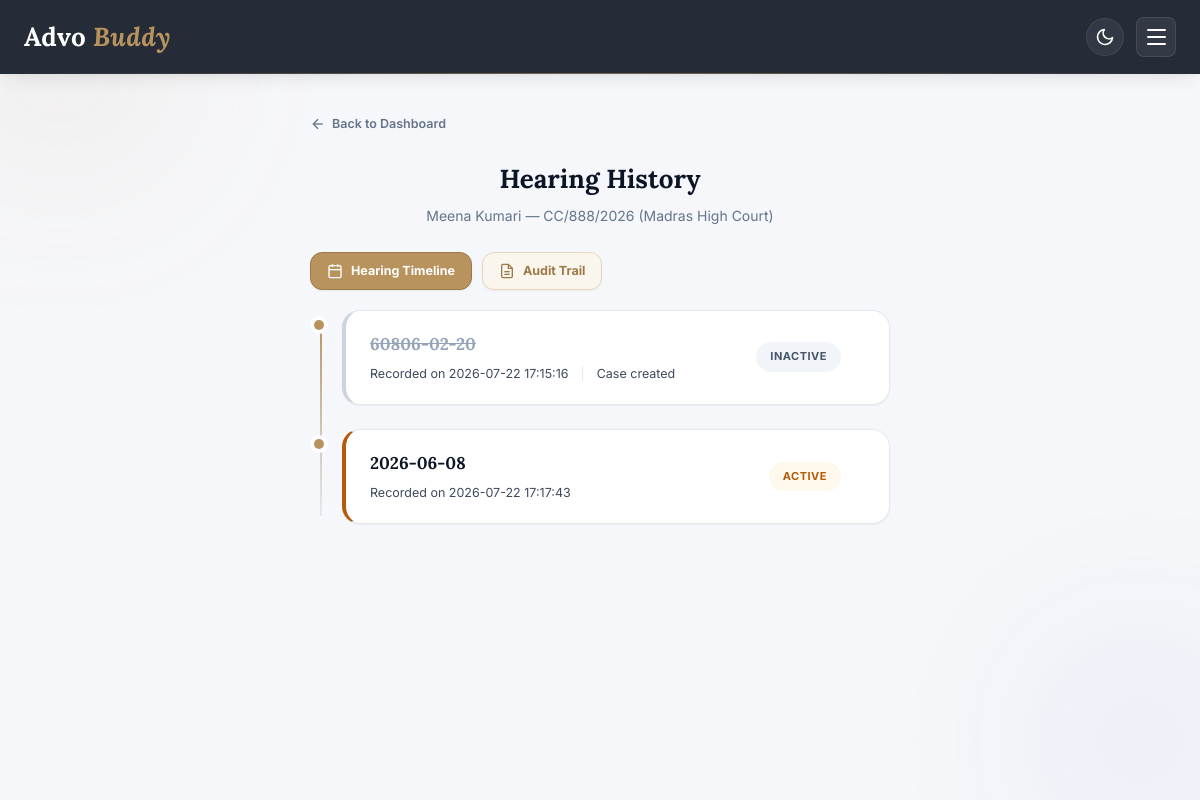
Screenshot of /history/15 (signed in) with the database file from the repository.
### tables this page shows
CREATE TABLE cases (
            id INTEGER PRIMARY KEY AUTOINCREMENT,
            advocate_id INTEGER NOT NULL,
            client_name TEXT NOT NULL,
            client_phone TEXT,
            case_number TEXT NOT NULL,
            court_name TEXT NOT NULL,
            case_type TEXT,
            next_hearing_date TEXT NOT NULL,
            notes TEXT,
            status TEXT DEFAULT 'Active',
            notify_client INTEGER DEFAULT 0,
            created_at TEXT DEFAULT CURRENT_TIMESTAMP, opposing_counsel TEXT, opposing_counsel_phone TEXT, judge_name TEXT, court_hall TEXT, item_number TEXT, case_stage TEXT, total_fee INTEGER DEFAULT 0, fee_paid INTEGER DEFAULT 0, expenses INTEGER DEFAULT 0,
            FOREIGN KEY (advocate_id) REFERENCES advocates (id)
        );

CREATE TABLE hearing_history (
            id INTEGER PRIMARY KEY AUTOINCREMENT,
            case_id INTEGER NOT NULL,
            hearing_date TEXT NOT NULL,
            note TEXT,
            added_at TEXT DEFAULT CURRENT_TIMESTAMP,
            FOREIGN KEY (case_id) REFERENCES cases (id)
        );

### app.py (the view)
@app.route("/history/<int:case_id>")
@login_required
def case_history(case_id):
    advocate_id = session["advocate_id"]
    conn = get_db()
    cur = conn.cursor()
    cur.execute(
        "SELECT * FROM cases WHERE id=%s AND advocate_id=%s", (case_id, advocate_id)
    )
    case = cur.fetchone()
    if case is None:
        cur.close()
        conn.close()
        flash("Case not found.", "error")
        return redirect(url_for("dashboard"))
    cur.execute(
        "SELECT * FROM hearing_history WHERE case_id=%s ORDER BY added_at ASC, id ASC",
        (case_id,),
    )
    history = cur.fetchall()
    cur.close()
    conn.close()
    return render_template("case_history.html", case=case, history=history)

### app.py (called while the page is built)
def get_db():
    if DATABASE_URL and HAS_POSTGRES:
        conn = psycopg2.connect(DATABASE_URL, cursor_factory=psycopg2.extras.RealDictCursor)
        return conn
    else:
        db_path = os.path.join(os.path.dirname(__file__), "advo_buddy.db")
        conn = sqlite3.connect(db_path)
        conn.row_factory = sqlite3.Row
        conn.execute("PRAGMA foreign_keys = ON;")
        return SQLiteConnectionWrapper(conn)

def login_required(f):
    @wraps(f)
    def wrapper(*args, **kwargs):
        if "advocate_id" not in session:
            flash("Please log in to continue.", "error")
            return redirect(url_for("login"))
        return f(*args, **kwargs)
    return wrapper

@app.context_processor
def inject_advocate():
    return {
        "current_advocate_name": session.get("advocate_name"),
        "current_advocate_avatar": session.get("advocate_avatar")
    }

    def execute(self, query, params=None):
        query = query.replace('%s', '?')
        if "SERIAL PRIMARY KEY" in query:
            query = query.replace("SERIAL PRIMARY KEY", "INTEGER PRIMARY KEY AUTOINCREMENT")
        if params is not None:
            if not isinstance(params, (list, tuple)):
                params = (params,)
            self.cursor.execute(query, params)
        else:
            self.cursor.execute(query)
        return self

    def fetchone(self):
        row = self.cursor.fetchone()
        if row is None:
            return None
        return dict(row)

    def fetchall(self):
        rows = self.cursor.fetchall()
        return [dict(row) for row in rows]

    def close(self):
        self.cursor.close()

    def cursor(self):
        return SQLiteCursorWrapper(self.conn.cursor())

    def close(self):
        self.conn.close()

### templates/case_history.html (shortened to what this page needs)
{% extends "base.html" %}
{% block content %}
<div class="form-container">
    <a href="{{ url_for('dashboard') }}" class="back-link staggered-entry">
        <svg class="icon-svg" viewBox="0 0 24 24" stroke="currentColor"><line x1="19" y1="12" x2="5" y2="12"></line><polyline points="12 19 5 12 12 5"></polyline></svg>
        Back to Dashboard
    </a>
    <div class="form-header staggered-entry">
        <h2>Hearing History</h2>
        <p>{{ case['client_name'] }} — {{ case['case_number'] }} ({{ case['court_name'] }})</p>
    </div>
    <div style="display: flex; gap: 10px; margin-bottom: 20px;" class="staggered-entry">
        <a href="{{ url_for('case_history', case_id=case['id']) }}" class="btn-export active-view" style="padding: 8px 16px; border-radius: var(--radius-md); text-decoration: none;">
            <svg class="icon-svg" viewBox="0 0 24 24" fill="none" stroke="currentColor" stroke-width="2"><rect x="3" y="4" width="18" height="18" rx="2" ry="2"></rect><line x1="16" y1="2" x2="16" y2="6"></line><line x1="8" y1="2" x2="8" y2="6"></line><line x1="3" y1="10" x2="21" y2="10"></line></svg>
            Hearing Timeline
        </a>
        <a href="{{ url_for('case_audit', case_id=case['id']) }}" class="btn-export" style="padding: 8px 16px; border-radius: var(--radius-md); text-decoration: none;">
            <svg class="icon-svg" viewBox="0 0 24 24" fill="none" stroke="currentColor" stroke-width="2"><path d="M14 2H6a2 2 0 0 0-2 2v16a2 2 0 0 0 2 2h12a2 2 0 0 0 2-2V8z"></path><polyline points="14 2 14 8 20 8"></polyline><line x1="16" y1="13" x2="8" y2="13"></line><line x1="16" y1="17" x2="8" y2="17"></line></svg>
            Audit Trail
        </a>
    </div>
    {% if history %}
    <div class="timeline-container">
        {% for entry in history %}
        <div class="timeline-item">
            <div class="timeline-dot {% if loop.last %}active{% endif %}"></div>
            <div class="case-card {% if loop.last %}today{% else %}upcoming{% endif %}" style="margin: 0;">
                <div class="case-info">
                    <div class="client" style="{% if not loop.last %}text-decoration: line-through; color: var(--gray-400);{% endif %}">
                        {{ entry['hearing_date'] }}
                    </div>
                    <div class="meta">
                        <span class="meta-item">
                            Recorded on {{ entry['added_at'] }}
                        </span>
                        {% if entry['note'] %}
                        <span class="meta-divider">|</span>
                        <span class="meta-item">{{ entry['note'] }}</span>
                        {% endif %}
                    </div>
                </div>
                <span class="badge {% if loop.last %}today{% else %}upcoming{% endif %}">
                    {% if loop.last %}Active{% else %}Inactive{% endif %}
                </span>
            </div>
        </div>
        {% endfor %}
    </div>
    {% else %}
    <div class="empty-state staggered-entry">
        <span>No hearing history recorded yet for this case.</span>
    </div>
    {% endif %}
</div>
{% endblock %}

### rows the page displays
cases: client_name "Meena Kumari", case_number "CC/888/2026", court_name "Madras High Court"
hearing_history: hearing_date "60806-02-20", added_at "2026-07-22 17:15:16", note "Case created", shows "INACTIVE"
hearing_history: hearing_date "2026-06-08", added_at "2026-07-22 17:17:43", shows "ACTIVE"
